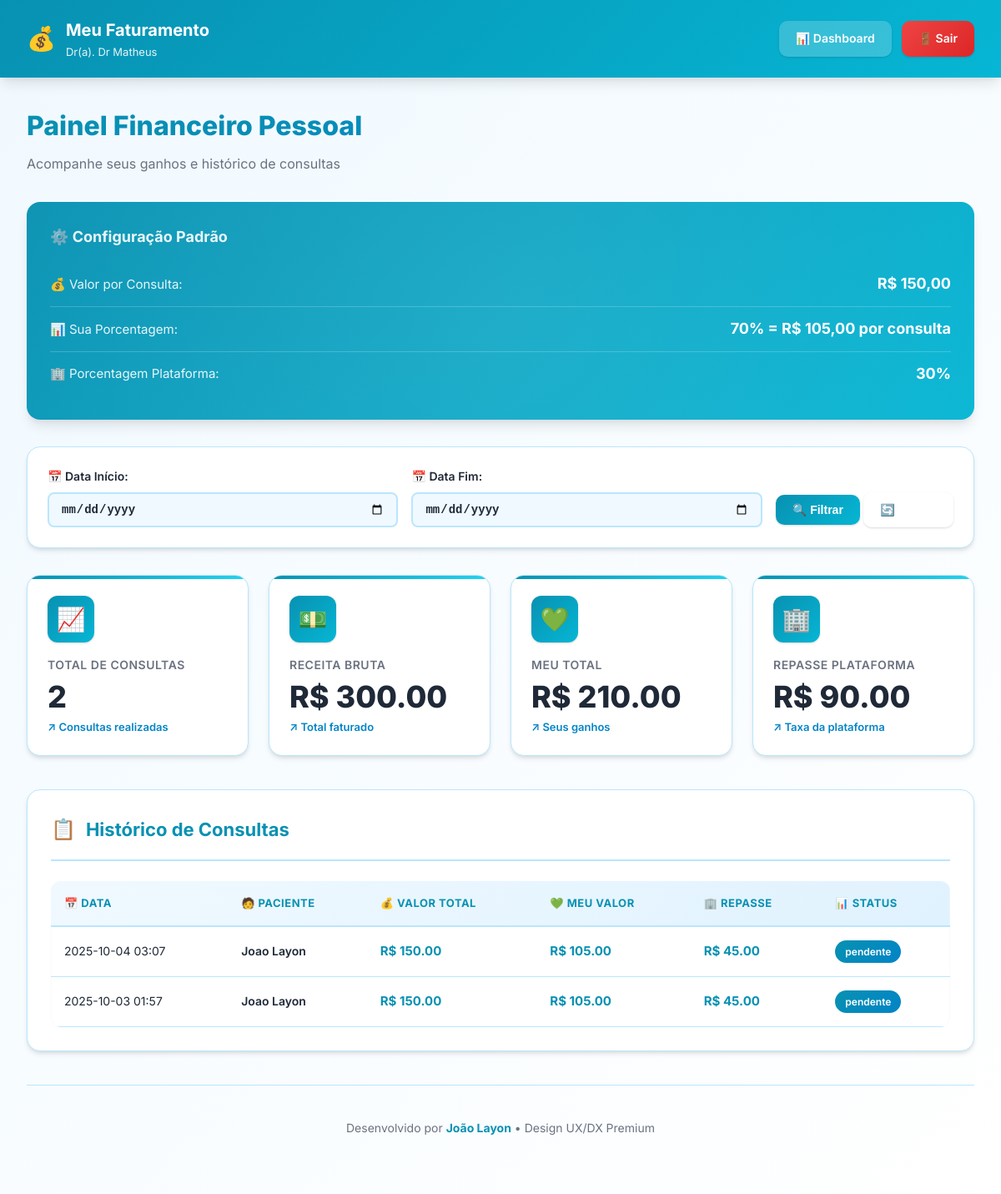
Page /medico/faturamento (signed in) on the committed database.
### tables this page shows
CREATE TABLE "consultas_realizadas" (
                id INTEGER PRIMARY KEY AUTOINCREMENT,
                evolucao_id INTEGER,
                sala_id INTEGER NOT NULL,
                medico_id INTEGER NOT NULL,
                paciente_id INTEGER NOT NULL,
                data DATETIME DEFAULT CURRENT_TIMESTAMP,
                data_dia DATE DEFAULT (DATE(CURRENT_TIMESTAMP)),
                valor_total REAL NOT NULL,
                valor_medico REAL NOT NULL,
                valor_admin REAL NOT NULL,
                status TEXT DEFAULT 'pendente' CHECK(status IN ('pendente', 'pago')),
                FOREIGN KEY (evolucao_id) REFERENCES evolucoes(id),
                FOREIGN KEY (sala_id) REFERENCES salas(id),
                FOREIGN KEY (medico_id) REFERENCES medicos(id),
                FOREIGN KEY (paciente_id) REFERENCES pacientes(id),
                UNIQUE(sala_id, data_dia)
            );

CREATE TABLE users (
        id INTEGER PRIMARY KEY AUTOINCREMENT,
        email TEXT UNIQUE NOT NULL,
        senha_hash TEXT NOT NULL,
        nome TEXT NOT NULL,
        tipo TEXT NOT NULL CHECK(tipo IN ('admin', 'medico', 'paciente')),
        criado_em DATETIME DEFAULT CURRENT_TIMESTAMP
    , profile_photo TEXT DEFAULT NULL);

### app.py (the view)
@app.route('/medico/faturamento')
@role_required('medico')
def medico_faturamento():
    conn = get_db()
    medico = conn.execute('SELECT id FROM medicos WHERE user_id = ?', (session['user_id'],)).fetchone()
    data_inicio = request.args.get('data_inicio', '')
    data_fim = request.args.get('data_fim', '')
    where_clause = 'WHERE c.medico_id = ?'
    params = [medico['id']]
    if data_inicio and data_fim:
        where_clause += ' AND c.data BETWEEN ? AND ?'
        params.extend([data_inicio + ' 00:00:00', data_fim + ' 23:59:59'])
    elif data_inicio:
        where_clause += ' AND c.data >= ?'
        params.append(data_inicio + ' 00:00:00')
    elif data_fim:
        where_clause += ' AND c.data <= ?'
        params.append(data_fim + ' 23:59:59')
    config = conn.execute('SELECT * FROM faturamento_config WHERE medico_id = ?', (medico['id'],)).fetchone()
    consultas = conn.execute(f'''
        SELECT c.*, u.nome as paciente_nome, c.data
        FROM consultas_realizadas c
        JOIN pacientes p ON c.paciente_id = p.id
        JOIN users u ON p.user_id = u.id
        {where_clause}
        ORDER BY c.data DESC
    ''', params).fetchall()
    totais = conn.execute(f'''
        SELECT
            SUM(valor_total) as total_bruto,
            SUM(valor_medico) as total_medico,
            SUM(valor_admin) as total_admin,
            COUNT(*) as total_consultas
        FROM consultas_realizadas c
        {where_clause}
    ''', params).fetchone()
    conn.close()
    return render_template('medico_faturamento.html',
                         config=config,
                         consultas=consultas,
                         totais=totais,
                         data_inicio=data_inicio,
                         data_fim=data_fim)

### app.py (called while the page is built, shortened)
def get_cached_system_config():
    global _system_config_cache, _config_cache_time
    now = datetime.now()
    if _system_config_cache and _config_cache_time and (now - _config_cache_time).total_seconds() < CONFIG_CACHE_DURATION:
        return _system_config_cache

@app.context_processor
def inject_config():
    result = {
        'system_config': get_cached_system_config(),
        'user_profile_photo': None
    }
    if 'user_id' in session:
        conn = get_db()
        try:
            user = conn.execute('SELECT profile_photo FROM users WHERE id = ?', (session['user_id'],)).fetchone()
            if user and user['profile_photo']:
                result['user_profile_photo'] = user['profile_photo']
        except:
            pass
        finally:
            conn.close()
    return result

def get_db():
    conn = sqlite3.connect(DB_PATH, timeout=20.0, check_same_thread=False)
    conn.row_factory = sqlite3.Row
    conn.execute('PRAGMA journal_mode=WAL')
    conn.execute('PRAGMA synchronous=NORMAL')
    conn.execute('PRAGMA cache_size=-64000')
    conn.execute('PRAGMA temp_store=MEMORY')
    conn.execute('PRAGMA mmap_size=134217728')
    return conn

def role_required(*roles):
    def decorator(f):
        @wraps(f)
        def decorated_function(*args, **kwargs):
            if 'user_id' not in session:
                flash('Você precisa fazer login primeiro.')
                return redirect(url_for('login'))
            if session.get('tipo') not in roles:
                flash('Você não tem permissão para acessar esta página.')
                return redirect(url_for('dashboard'))
            return f(*args, **kwargs)
        return decorated_function
    return decorator

### templates/medico_faturamento.html (shortened to what this page needs)
<!doctype html>
<html lang="pt-BR">
<head>
</head>
<body>
<header>
  <div class="header-content">
    <div class="header-title">
      <span class="header-icon">💰</span>
      <div>
        <div>Meu Faturamento</div>
        <div style="font-size: 13px; font-weight: 400; opacity: 0.9;">Dr(a). {{ session.nome }}</div>
      </div>
    </div>
    <nav class="header-nav">
      <a href="{{ url_for('index') }}" class="btn btn-primary">
        📊 Dashboard
      </a>
      <a href="{{ url_for('logout') }}" class="btn btn-danger">
        🚪 Sair
      </a>
    </nav>
  </div>
</header>
<div class="container">
  <div class="page-title">Painel Financeiro Pessoal</div>
  <div class="page-subtitle">Acompanhe seus ganhos e histórico de consultas</div>
  {% if config %}
  <div class="info-card">
    <div class="info-card-content">
      <div class="info-title">⚙️ Sua Configuração Atual</div>
      <div class="info-row">
        <span class="info-label">💰 Valor por Consulta:</span>
        <span class="info-value">R$ {{ "%.2f"|format(config.valor_consulta) }}</span>
      </div>
      <div class="info-row">
        <span class="info-label">📊 Sua Porcentagem:</span>
        <span class="info-value">{{ config.porcentagem_medico }}% = R$ {{ "%.2f"|format((config.valor_consulta * config.porcentagem_medico) / 100) }} por consulta</span>
      </div>
      <div class="info-row">
        <span class="info-label">🏢 Porcentagem Plataforma:</span>
        <span class="info-value">{{ config.porcentagem_admin }}%</span>
      </div>
    </div>
  </div>
  {% else %}
  <div class="info-card">
    <div class="info-card-content">
      <div class="info-title">⚙️ Configuração Padrão</div>
      <div class="info-row">
        <span class="info-label">💰 Valor por Consulta:</span>
        <span class="info-value">R$ 150,00</span>
      </div>
      <div class="info-row">
        <span class="info-label">📊 Sua Porcentagem:</span>
        <span class="info-value">70% = R$ 105,00 por consulta</span>
      </div>
      <div class="info-row">
        <span class="info-label">🏢 Porcentagem Plataforma:</span>
        <span class="info-value">30%</span>
      </div>
    </div>
  </div>
  {% endif %}
  <div class="filter-card">
    <form method="GET" action="{{ url_for('medico_faturamento') }}" class="filter-form">
      <div class="filter-group">
        <label class="filter-label">📅 Data Início:</label>
        <input type="date" name="data_inicio" value="{{ data_inicio }}" />
      </div>
      <div class="filter-group">
        <label class="filter-label">📅 Data Fim:</label>
        <input type="date" name="data_fim" value="{{ data_fim }}" />
      </div>
      <div>
        <button type="submit" class="btn btn-success">🔍 Filtrar</button>
        <a href="{{ url_for('medico_faturamento') }}" class="btn btn-primary">🔄 Limpar</a>
      </div>
    </form>
  </div>
  <div class="stats-grid">
    <div class="stat-card">
      <div class="stat-icon">📈</div>
      <div class="stat-label">Total de Consultas</div>
      <div class="stat-value animate-number">{{ totais.total_consultas or 0 }}</div>
      <div class="stat-change">↗ Consultas realizadas</div>
    </div>
    <div class="stat-card">
      <div class="stat-icon">💵</div>
      <div class="stat-label">Receita Bruta</div>
      <div class="stat-value animate-number">R$ {{ "%.2f"|format(totais.total_bruto or 0) }}</div>
      <div class="stat-change">↗ Total faturado</div>
    </div>
    <div class="stat-card">
      <div class="stat-icon">💚</div>
      <div class="stat-label">Meu Total</div>
      <div class="stat-value animate-number">R$ {{ "%.2f"|format(totais.total_medico or 0) }}</div>
      <div class="stat-change">↗ Seus ganhos</div>
    </div>
    <div class="stat-card">
      <div class="stat-icon">🏢</div>
      <div class="stat-label">Repasse Plataforma</div>
      <div class="stat-value animate-number">R$ {{ "%.2f"|format(totais.total_admin or 0) }}</div>
      <div class="stat-change">↗ Taxa da plataforma</div>
    </div>
  </div>
  <div class="section">
    <div class="section-header">
      <span class="section-icon">📋</span>
      <h2 class="section-title">Histórico de Consultas</h2>
    </div>
    {% if consultas %}
    <div class="table-wrapper">
      <table>
        <thead>
          <tr>
            <th>📅 Data</th>
            <th>🧑 Paciente</th>
            <th>💰 Valor Total</th>
            <th>💚 Meu Valor</th>
            <th>🏢 Repasse</th>
            <th>📊 Status</th>
          </tr>
        </thead>
        <tbody>
          {% for consulta in consultas %}
          <tr>
            <td>{{ consulta.data[:16] }}</td>
            <td style="font-weight: 600;">{{ consulta.paciente_nome }}</td>
            <td class="money">R$ {{ "%.2f"|format(consulta.valor_total) }}</td>
            <td class="money">R$ {{ "%.2f"|format(consulta.valor_medico) }}</td>
            <td class="money">R$ {{ "%.2f"|format(consulta.valor_admin) }}</td>
            <td><span class="status-badge">{{ consulta.status }}</span></td>
          </tr>
          {% endfor %}
        </tbody>
      </table>
    </div>
    {% else %}
    <div class="empty-state">
      <div class="empty-state-icon">📊</div>
      <p>Nenhuma consulta registrada ainda.</p>
      <p style="font-size: 13px; margin-top: 8px;">Realize sua primeira consulta para começar a ver seu histórico financeiro.</p>
    </div>
    {% endif %}
  </div>
  <footer>
    Desenvolvido por <strong>João Layon</strong> • Design UX/DX Premium
  </footer>
</div>
</body>
</html>

### rows in the picture
consultas_realizadas: data "2025-10-04 03:07", paciente_nome "Joao Layon", valor_total "150.00", valor_medico "105.00", valor_admin "45.00", status "pendente"
consultas_realizadas: data "2025-10-03 01:57", paciente_nome "Joao Layon", valor_total "150.00", valor_medico "105.00", valor_admin "45.00", status "pendente"

### other values in the picture
{{ session.nome }} "Dr Matheus"
{{ totais.total_consultas or 0 }} "2"
{{ "%.2f"|format(totais.total_bruto or 0) }} "300.00"
{{ "%.2f"|format(totais.total_medico or 0) }} "210.00"
{{ "%.2f"|format(totais.total_admin or 0) }} "90.00"
